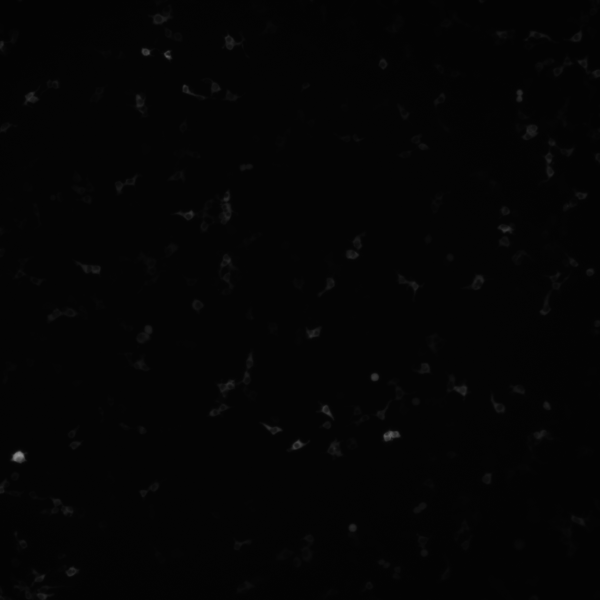
#> input picture custom/example_data/GFP/0_0.tiff, 1200 x 1200 px (shown at 1/2 size); its folder holds only this picture in this run
$ python -i gidsela.py   (imports and definitions only)
#> lines starting #> are read from the running program, lines starting #| are printed output that depends on the picture; after the words box and inside, x2 and y2 are one past the last pixel; in counts of white or black regions, pixels touching at a corner belong together
#> further down, picture is the input picture: shape (1200, 1200); min 2, max 150, mean 4.2
import os
import time
import imghdr
import warnings
import itertools
from pathlib import Path
from joblib import Parallel, delayed

import numpy as np
import pandas as pd
import seaborn as sns
import matplotlib.pyplot as plt

from natsort import natsorted, ns
from scipy import ndimage as ndi

from matplotlib import font_manager
from matplotlib.patches import Rectangle
from matplotlib.colors import ListedColormap
from mpl_toolkits.axes_grid1.anchored_artists import AnchoredSizeBar

from skimage import img_as_float, img_as_ubyte, img_as_uint
from skimage.io import imread, imsave
from skimage.exposure import rescale_intensity
from skimage.filters import (gaussian, median, threshold_li, threshold_local, threshold_otsu)
from skimage.morphology import remove_small_objects
from skimage.restoration import denoise_nl_means, estimate_sigma
from skimage.measure import regionprops


custom_palette = ['#648FFF', '#DC267F', '#FE6100', '#FFB000', '#785EF0']

custom_styles = {
    'figure.figsize': (16, 8),
    'text.color': '#212121',
    'axes.titleweight': 'bold',
    'axes.titlesize': 32,
    'axes.titlepad': 18,
    'axes.spines.top': False,
    'axes.spines.right': False,
    'axes.labelsize': 28,
    'axes.labelpad': 10,
    'axes.labelcolor': '#212121',
    'axes.labelweight': 600,
    'axes.linewidth': 3,
    'axes.edgecolor': '#212121',
    'xtick.labelsize': 28,
    'ytick.labelsize': 28,
    'legend.fontsize': 28,
    'lines.linewidth': 5
}


def list_img_files(dir):
    return [os.path.join(dir, fn) for fn in natsorted(os.listdir(dir), key=lambda y: y.lower())
        if imghdr.what(os.path.join(dir, fn)) in ['tiff', 'jpeg', 'png', 'gif']]


def setup_dirs(dirs):
    if not os.path.exists(dirs):
        os.makedirs(dirs)


# [69 lines left out: functions plot_cell_img, plot_bkg_profile, preprocess_img, not called in this run]


def segment_object(img, segmt_local=False, factor=1, rs=None):
    """Segment out bright objects from fluorescence image."""
#> called with segmt_local = False, factor = 1
    if not np.any(img):
        thr = img.astype(bool)
        reg, n = None, 0
        return thr, reg, n
    if segmt_local:
        thv = threshold_local(img, block_size=3, param=1, offset=-3) * factor
    else:
        thv = threshold_li(img) * factor
#> thv = 7.83
    thr = img > thv
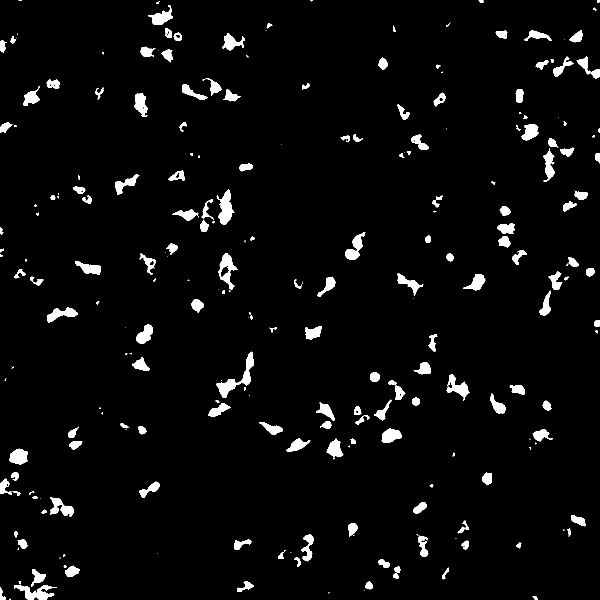
#> thr: shape (1200, 1200) bool (shown at 1/2 size); 3.9% white; 247 white regions (75 under 20 px), largest, box (x1, y1, x2, y2) and area: (433, 703, 508, 796) 1668, (433, 378, 469, 449) 1294, (28, 1169, 114, 1200) 1193
    if rs is not None:
        thr = remove_small_objects(ndi.label(thr)[0].astype(bool), min_size=rs)
    reg, n = ndi.label(thr)
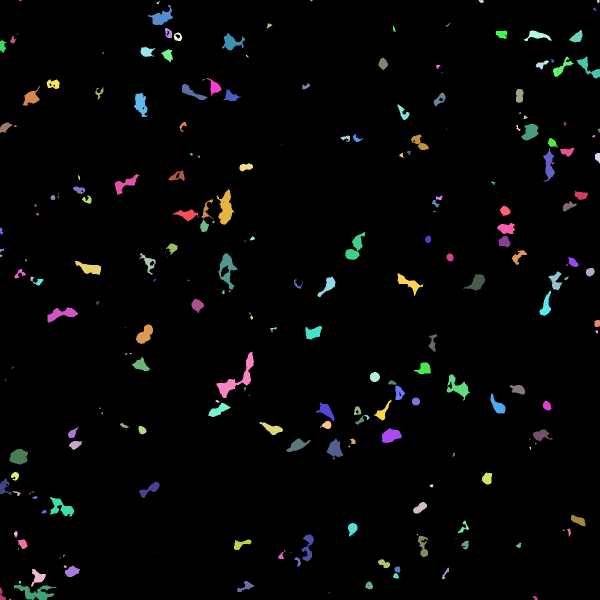
#> reg: shape (1200, 1200) int32 (shown at 1/2 size); 303 distinct labels, from 0 to 302; one colour per label, 0 black
#> n = 302
    return thr, reg, n


# [14 lines left out: function count_cells, not called in this run]


# [11 lines not run here, left out]

>>> import cv2
>>> picture = cv2.imread('example_data/GFP/0_0.tiff', cv2.IMREAD_GRAYSCALE)
>>> result = segment_object(picture)

$ run again, on custom/example_data/GFP/0_1.tiff
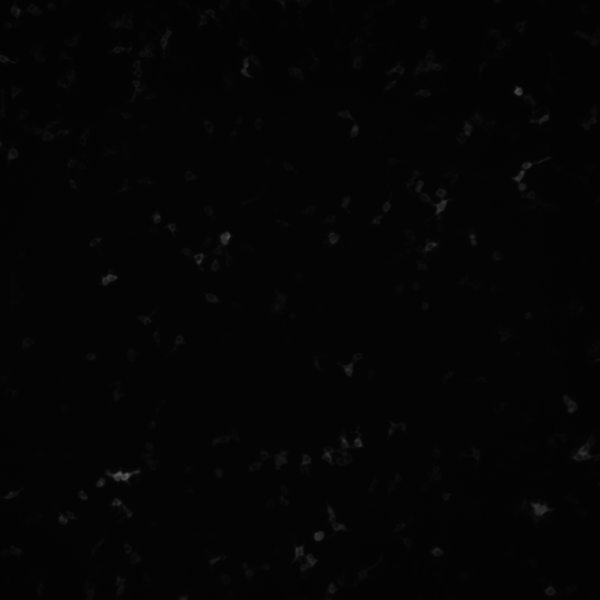
#> input picture custom/example_data/GFP/0_1.tiff, 1200 x 1200 px (shown at 1/2 size)
#> picture is the input picture: shape (1200, 1200); min 2, max 95, mean 4.2
#> thv = 6.93
#> in segment_object, `thr = img > thv`:
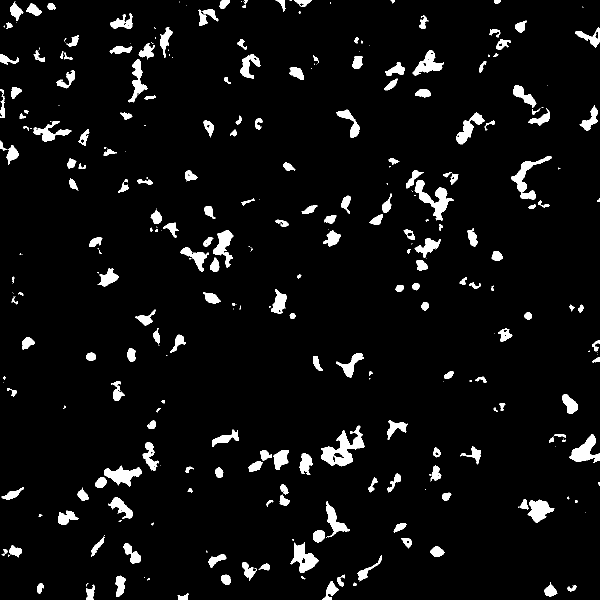
#> thr: shape (1200, 1200) bool (shown at 1/2 size); 5.3% white; 324 white regions (114 under 20 px), largest, box (x1, y1, x2, y2) and area: (642, 851, 729, 933) 2835, (829, 360, 907, 442) 2066, (1022, 312, 1103, 399) 1742
#> in segment_object, `reg, n = ndi.label(thr)`:
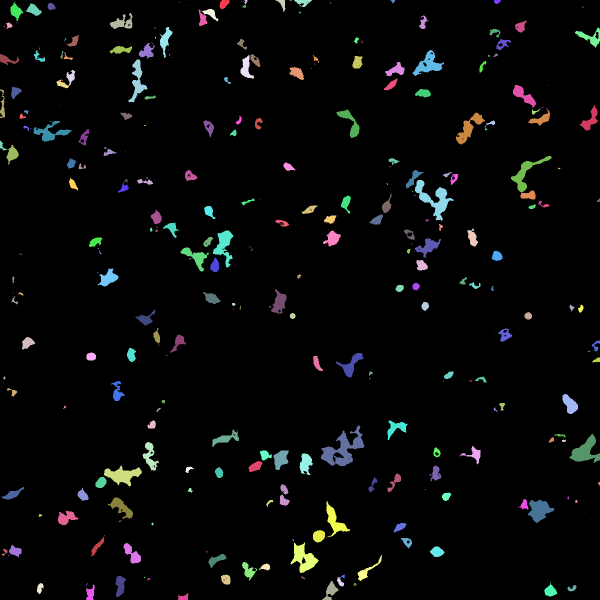
#> reg: shape (1200, 1200) int32 (shown at 1/2 size); 395 distinct labels, from 0 to 394; one colour per label, 0 black
#> n = 394

$ run again, on custom/example_data/GFP/0_2.tiff
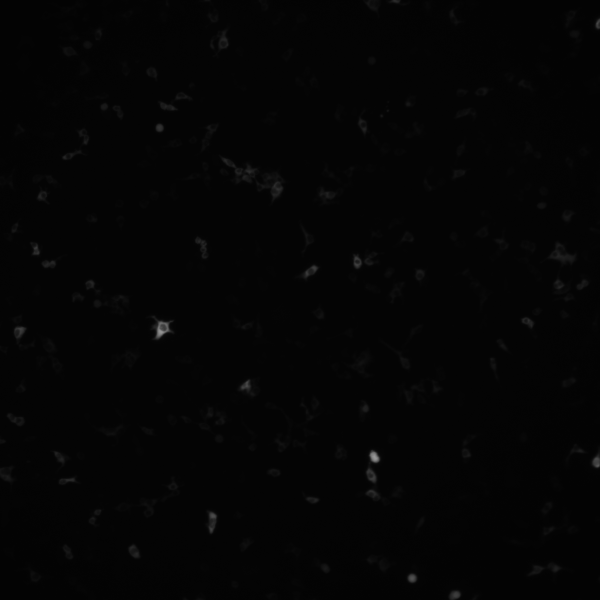
#> input picture custom/example_data/GFP/0_2.tiff, 1200 x 1200 px (shown at 1/2 size)
#> picture is the input picture: shape (1200, 1200); min 2, max 153, mean 4.4
#> thv = 8.67
#> in segment_object, `thr = img > thv`:
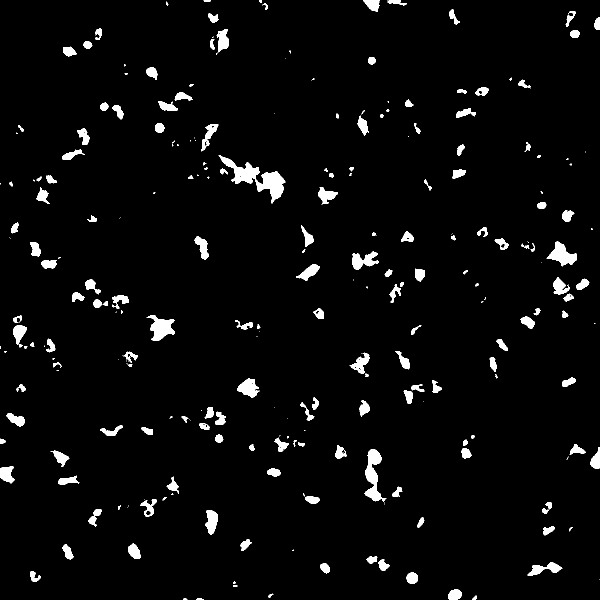
#> thr: shape (1200, 1200) bool (shown at 1/2 size); 3.6% white; 259 white regions (86 under 20 px), largest, box (x1, y1, x2, y2) and area: (437, 310, 571, 407) 3746, (729, 898, 773, 1004) 2021, (293, 630, 350, 682) 1553
#> in segment_object, `reg, n = ndi.label(thr)`:
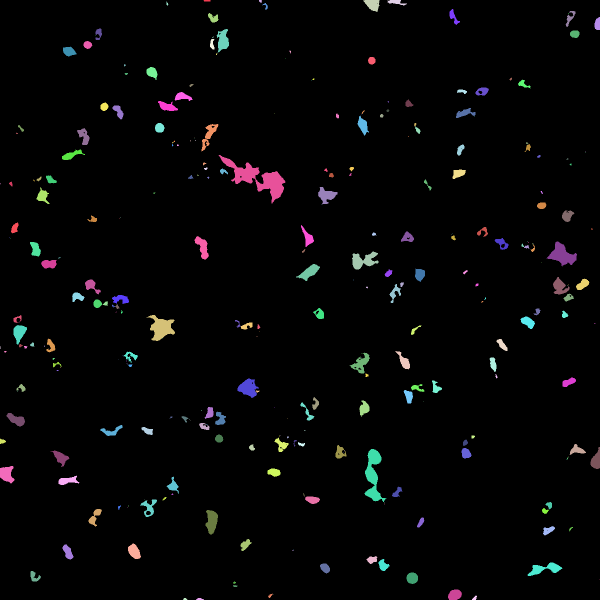
#> reg: shape (1200, 1200) int32 (shown at 1/2 size); 307 distinct labels, from 0 to 306; one colour per label, 0 black
#> n = 306
